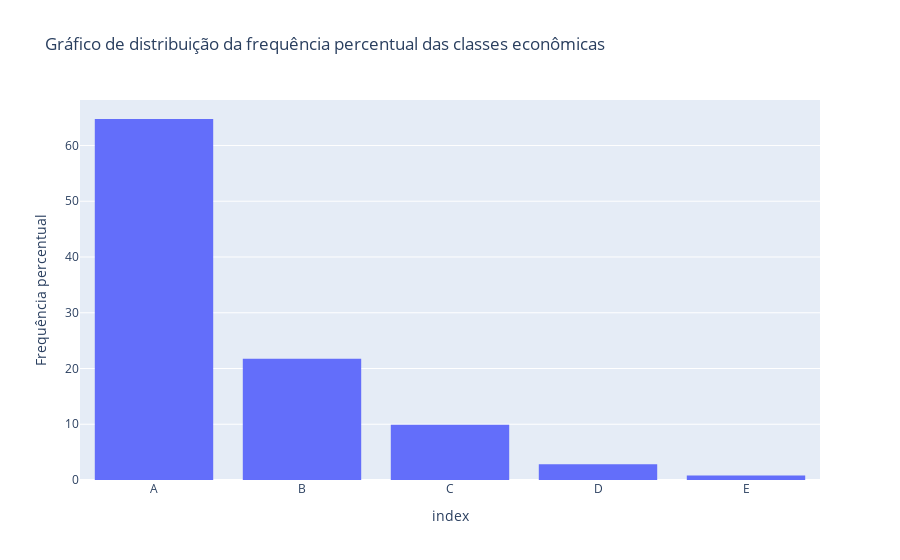

Notebook code for this chart:
### Code cell
fig = px.histogram(
    fp,
    x = fp.index,
    y = fp,
    title = 'Gráfico de distribuição da frequência percentual das classes econômicas'
)

fig.update_layout(
    yaxis_title = 'Frequência percentual'
)

fig.show()

### Figure 1 — Plotly figure (JSON) as saved in the notebook; plotly's stock layout.template omitted (floating-point values rounded to 4 significant figures)
{"data": [{"alignmentgroup": "True", "bingroup": "x", "histfunc": "sum", "hovertemplate": "index=%{x}<br>sum of y=%{y}<extra></extra>", "legendgroup": "", "marker": {"color": "#636efa", "pattern": {"shape": ""}}, "name": "", "offsetgroup": "", "orientation": "v", "showlegend": false, "type": "histogram", "x": ["A", "B", "C", "D", "E"], "xaxis": "x", "y": [64.75, 21.73, 9.889, 2.834, 0.7913], "yaxis": "y"}], "layout": {"barmode": "relative", "legend": {"tracegroupgap": 0}, "title": {"text": "Gráfico de distribuição da frequência percentual das classes econômicas"}, "xaxis": {"anchor": "y", "domain": [0, 1], "title": {"text": "index"}}, "yaxis": {"anchor": "x", "domain": [0, 1], "title": {"text": "Frequência percentual"}}}}
